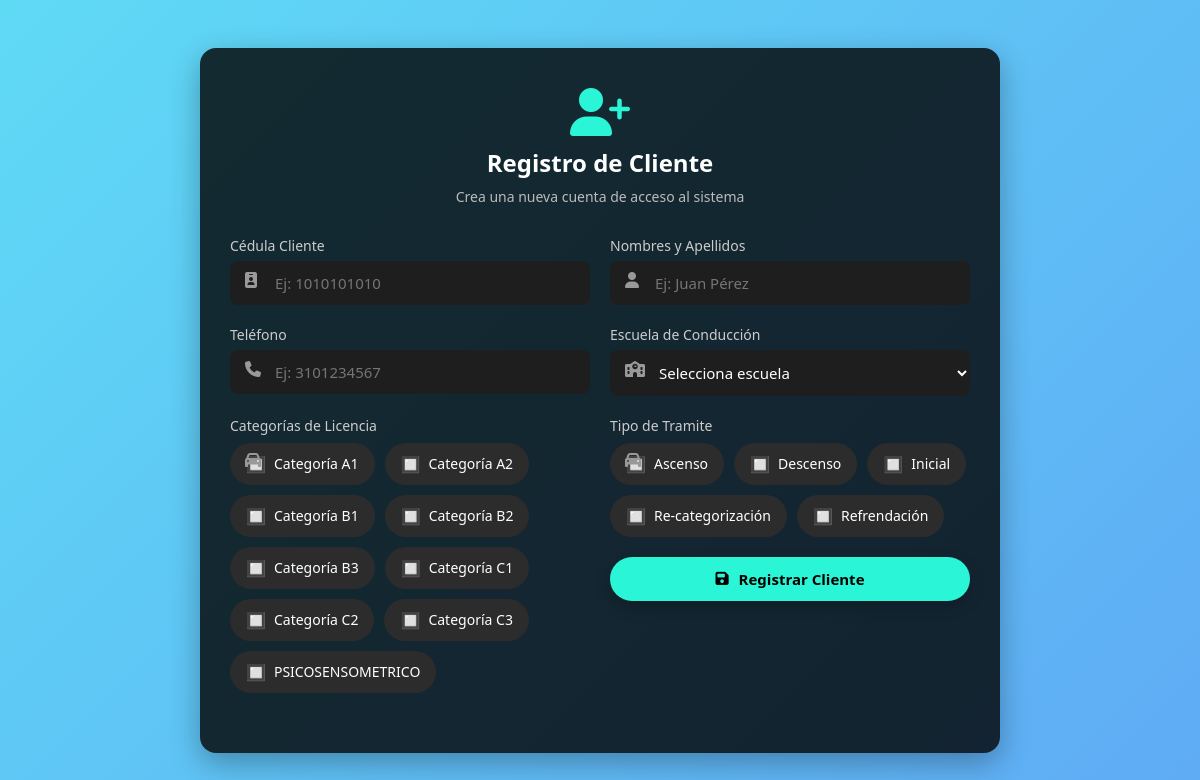
The app's page /Vistas/Registrar_cliente.php with its own data.
### tables this page shows
CREATE TABLE IF NOT EXISTS `tbl_categoria` (
  `Id_Categoria` int NOT NULL AUTO_INCREMENT,
  `descripcion` varchar(20) NOT NULL,
  PRIMARY KEY (`Id_Categoria`)
);

CREATE TABLE IF NOT EXISTS `tbl_tipotramite` (
  `Id_TipoTramite` int NOT NULL AUTO_INCREMENT,
  `Tramite` varchar(100) NOT NULL,
  PRIMARY KEY (`Id_TipoTramite`)
);

### Vistas/Registrar_cliente.php (the view, shortened to what this page needs)
<!DOCTYPE html>
<html lang="es">
<head>
    <link rel="stylesheet" href="../css/registrar_cliente.css">
    <link rel="stylesheet" href="https://cdnjs.cloudflare.com/ajax/libs/font-awesome/6.5.0/css/all.min.css">
</head>
<body>
    <div class="form-container">
        <div class="form-card">
            <div class="card-header">
                <i class="fas fa-user-plus icon-header"></i>
                <h2>Registro de Cliente</h2>
                <p>Crea una nueva cuenta de acceso al sistema</p>
            </div>
            <form method="post" action="guardar_cliente.php">
                <div class="form-grid">
                    <div class="input-group">
                        <label for="cedula_cliente">Cédula Cliente</label>
                        <i class="fas fa-id-badge input-icon"></i>
                        <input type="text" id="cedula_cliente" name="cedula_cliente" placeholder="Ej: 1010101010" required>
                    </div>
                    <div class="input-group">
                        <label for="apellidos_nombre">Nombres y Apellidos</label>
                        <i class="fas fa-user input-icon"></i>
                        <input type="text" id="apellidos_nombre" name="apellidos_nombre" placeholder="Ej: Juan Pérez" required>
                    </div>
                    <div class="input-group">
                        <label for="telefono">Teléfono</label>
                        <i class="fas fa-phone input-icon"></i>
                        <input type="text" id="telefono" name="telefono" placeholder="Ej: 3101234567">
                    </div>
                    <div class="input-group">
                        <label for="id_escuela">Escuela de Conducción</label>
                        <i class="fas fa-school input-icon"></i>
                        <select id="id_escuela" name="id_escuela" required>
                            <option value="">Selecciona escuela</option>
                            <?php
                            $conn = Conexion::conectar();
                            ?>
                        </select>
                    </div>
                    <div class="input-group">
                        <label>Categorías de Licencia</label>
                        <i class="fas fa-car input-icon"></i>
                        <div class="chip-container" id="categorias-chip">
                            <?php
                            $stmt = $conn->query("SELECT id_categoria, descripcion FROM tbl_categoria ORDER BY descripcion ASC");
                            while ($row = $stmt->fetch(PDO::FETCH_ASSOC)) {
                                echo "
                                <div class='chip' data-value='{$row['id_categoria']}' onclick=\"toggleCategoria(this)\">
                                    {$row['descripcion']}
                                    <input type='checkbox' name='categorias[]' value='{$row['id_categoria']}' class='chip-input'>
                                </div>";
                            }
                            ?>
                        </div>
                    </div>
                    <div class="input-group">
                        <label>Tipo de Tramite</label>
                        <i class="fas fa-car input-icon"></i>
                        <div class="chip-container" id="categorias-chip">
                        <?php
                            $stmt = $conn->query("SELECT Id_TipoTramite, Tramite FROM tbl_TipoTramite ORDER BY Tramite ASC");
                                                while ($row = $stmt->fetch(PDO::FETCH_ASSOC)) {
                                                    echo "
                            <div class='chip' data-value='{$row['Id_TipoTramite']}' onclick=\"toggleTramite(this)\">
                                {$row['Tramite']}
                                <input type='checkbox' name='TipoTramite[]' value='{$row['Id_TipoTramite']}' class='chip-input'>
                            </div>";
                            }
                            ?>
                    </div>
                    <div class="form-footer">
                        <button type="submit" class="btn-register">
                            <i class="fas fa-save"></i> Registrar Cliente
                        </button>
                    </div>
            </form>
        </div>
    </div>
</body>
</html>

### Css/registrar_cliente.css (style rules this page uses)
* { margin: 0; padding: 0; box-sizing: border-box; font-family: 'Segoe UI', sans-serif; }
body { background: linear-gradient(135deg, #5FDAF5, #5F7CF5, #735FF5); background-size: 400% 400%; animation: gradientBG 15s ease infinite; min-height: 100vh; display: flex; justify-content: center; align-items: center; padding: 40px 20px; color: white; }
.form-container { width: 100%; max-width: 800px; animation: fadeInUp 1s ease-in-out; }
.form-card { background-color: rgba(0, 0, 0, 0.8); border-radius: 16px; box-shadow: 0 10px 30px rgba(0, 0, 0, 0.3); padding: 40px 30px; transition: transform 0.3s ease; }
.card-header { text-align: center; margin-bottom: 30px; }
.icon-header { font-size: 48px; color: #2AF5D7; margin-bottom: 10px; display: block; transition: transform 0.3s ease; }
.card-header h2 { font-size: 24px; color: #fff; margin-bottom: 8px; }
.card-header p { font-size: 14px; color: #bbb; }
.form-grid { display: grid; grid-template-columns: repeat(auto-fit, minmax(250px, 1fr)); gap: 20px; margin-bottom: 20px; }
.input-group { position: relative; }
.input-group label { display: block; margin-bottom: 6px; font-size: 14px; color: #ccc; }
.input-icon { position: absolute; left: 15px; top: 36px; color: #999; z-index: 1; }
.input-group input, .input-group select, .input-group textarea { width: 100%; padding: 12px 45px; border: none; border-radius: 8px; background-color: #1e1e1e; color: #fff; font-size: 15px; outline: none; transition: all 0.3s ease; }
.btn-register { display: inline-flex; align-items: center; justify-content: center; gap: 10px; background: #2AF5D7; color: #000; padding: 12px 20px; border: none; border-radius: 50px; cursor: pointer; font-weight: bold; font-size: 15px; transition: all 0.3s ease; box-shadow: 0 6px 16px rgba(0, 0, 0, 0.2); width: 100%; }
.btn-register i { transition: transform 0.3s ease; }
.form-footer { margin-top: 20px; text-align: center; }
.chip-container { display: flex; flex-wrap: wrap; gap: 10px; margin-top: 8px; }
.chip { background-color: #2c2c2c; color: white; padding: 10px 16px; border-radius: 50px; cursor: pointer; transition: all 0.3s ease; font-size: 14px; user-select: none; display: inline-flex; align-items: center; gap: 8px; position: relative; }
.chip::before { content: "🔲"; font-size: 16px; display: inline-block; vertical-align: middle; }

### records on screen
tbl_categoria: $row['id_categoria'] 1 (drawn), descripcion "Categoría A1"
tbl_categoria: $row['id_categoria'] 2 (drawn), descripcion "Categoría A2"
tbl_categoria: $row['id_categoria'] 3 (drawn), descripcion "Categoría B1"
tbl_categoria: $row['id_categoria'] 4 (drawn), descripcion "Categoría B2"
tbl_categoria: $row['id_categoria'] 5 (drawn), descripcion "Categoría B3"
tbl_categoria: $row['id_categoria'] 6 (drawn), descripcion "Categoría C1"
tbl_categoria: $row['id_categoria'] 7 (drawn), descripcion "Categoría C2"
tbl_categoria: $row['id_categoria'] 8 (drawn), descripcion "Categoría C3"
tbl_categoria: $row['id_categoria'] 9 (drawn), descripcion "PSICOSENSOMETRICO"
tbl_tipotramite: $row['Id_TipoTramite'] 2 (drawn), Tramite "Ascenso"
tbl_tipotramite: $row['Id_TipoTramite'] 3 (drawn), Tramite "Descenso"
tbl_tipotramite: $row['Id_TipoTramite'] 1 (drawn), Tramite "Inicial"
tbl_tipotramite: $row['Id_TipoTramite'] 5 (drawn), Tramite "Re-categorización"
tbl_tipotramite: $row['Id_TipoTramite'] 4 (drawn), Tramite "Refrendación"
